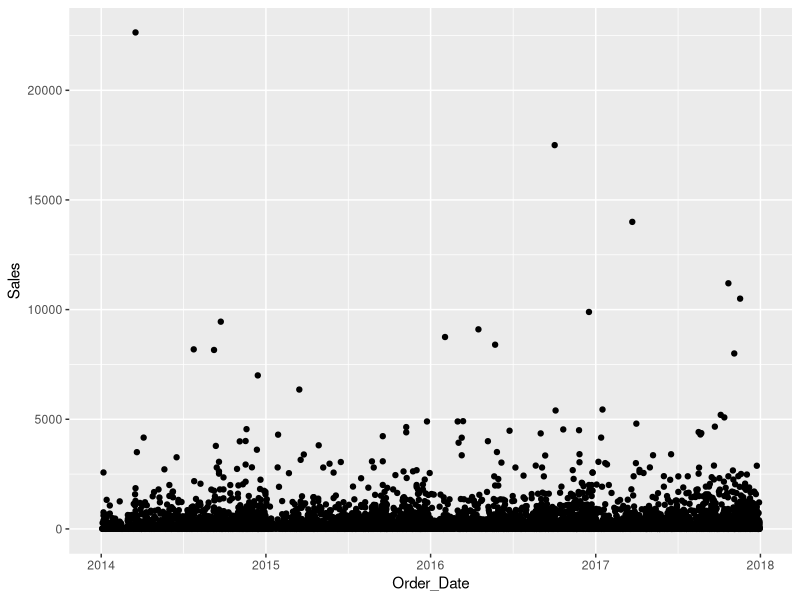
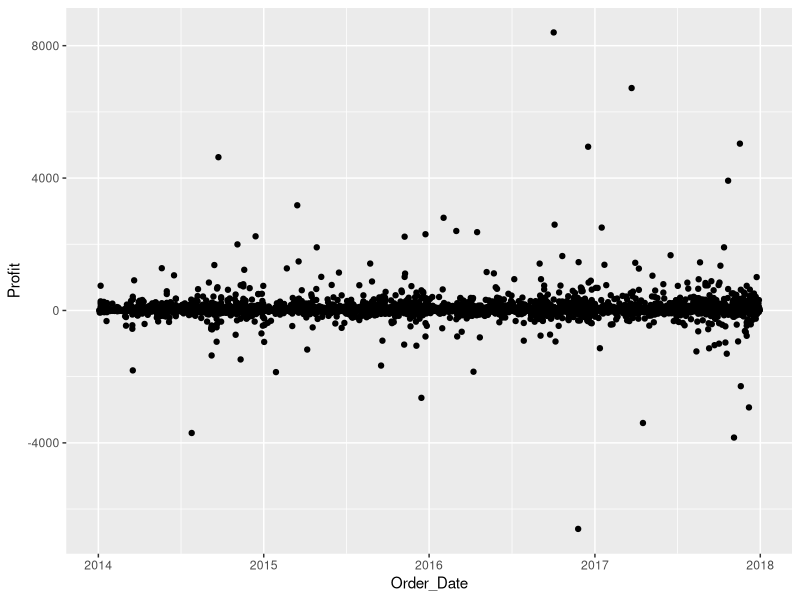
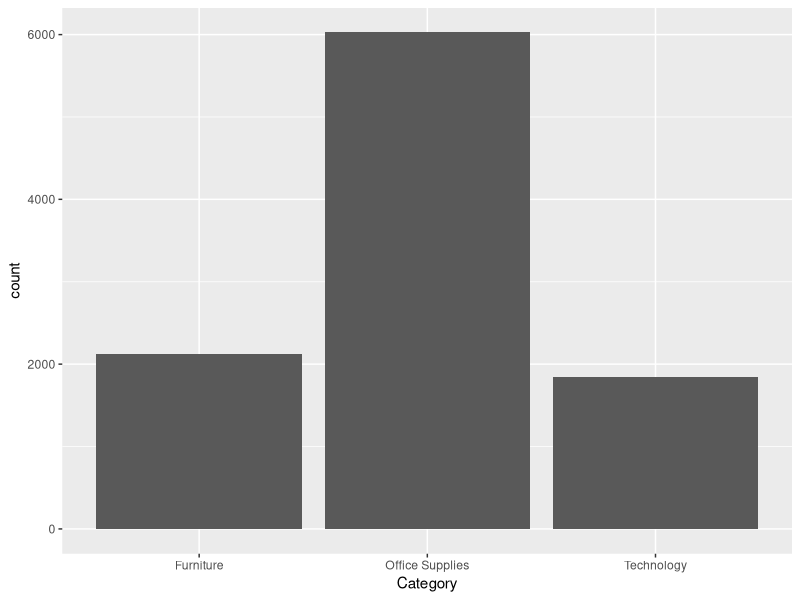
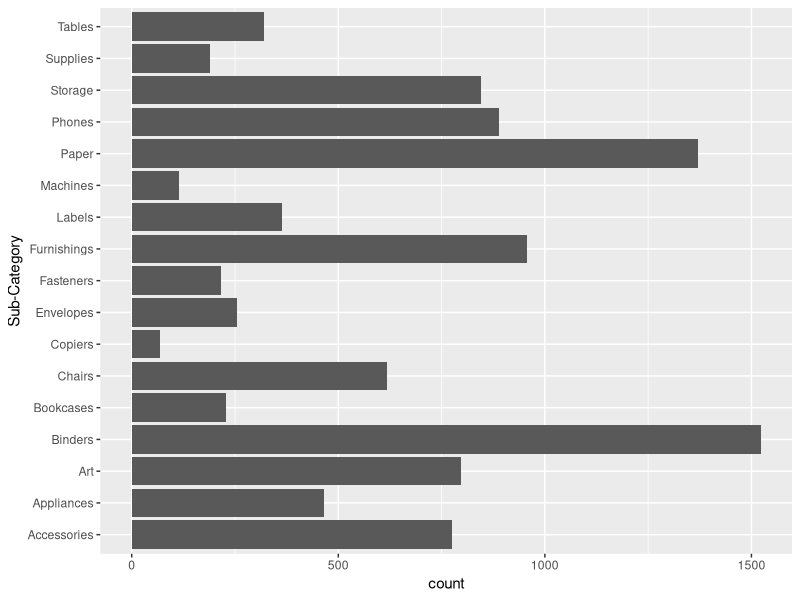
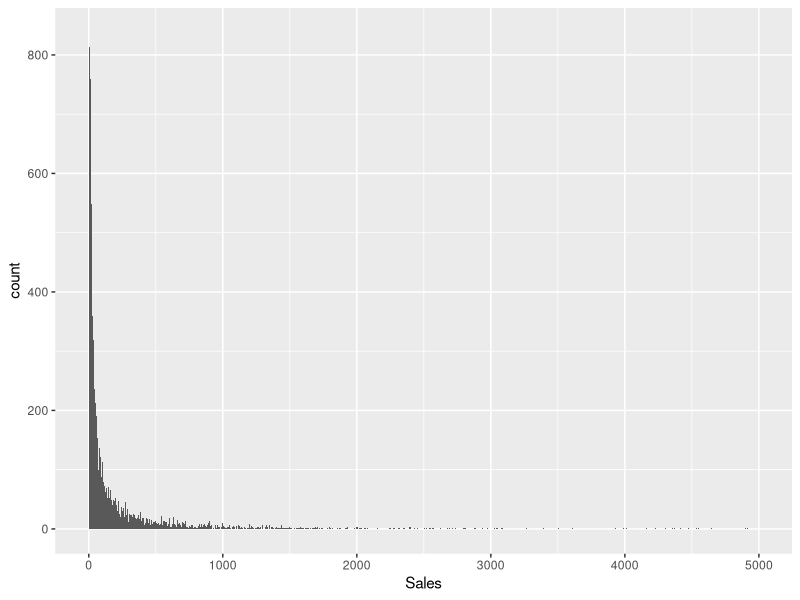
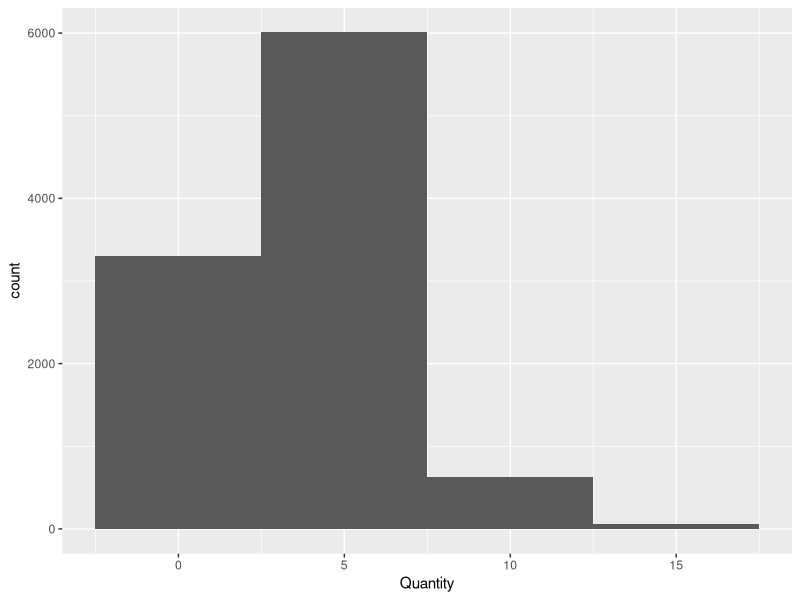
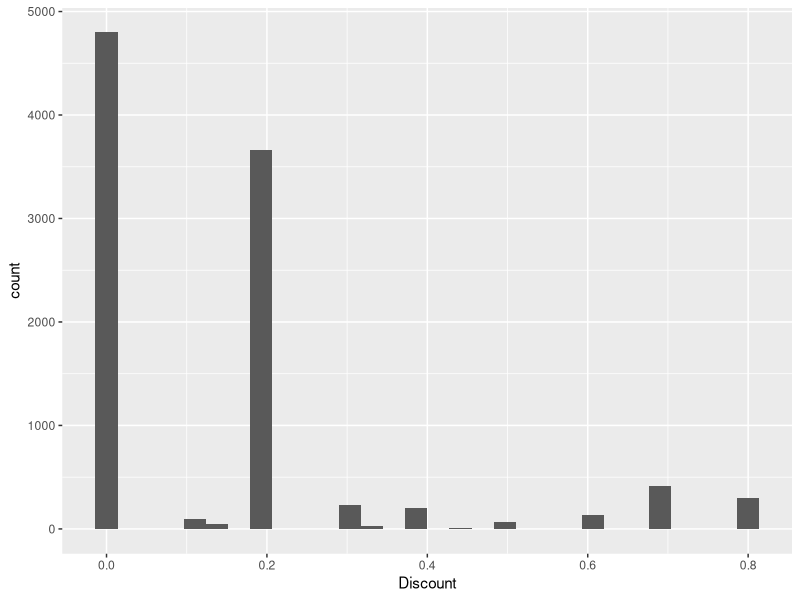
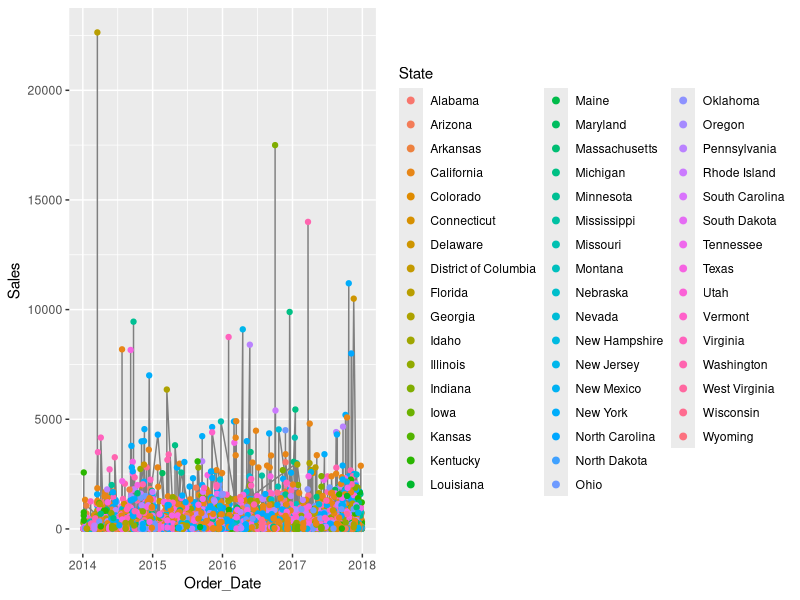

Here is the R script that generated these plots, in order:
## ---- chunk 1
library(tidyverse)
library("readxl")
library("ggplot2")
## ---- chunk 2
#get the names of the columns
nms <- names(read_excel("US_Superstore_data.xls"))

#if the column name has "Date" in it, read the column as date data type, otherwise guess the type
ct <- ifelse(grepl("^Date", nms), "date", "guess")
data <- read_excel("US_Superstore_data.xls", col_types = ct)
## ---- chunk 3
summary(data)
## ---- chunk 4
dim(data)
## ---- chunk 5
data
## ---- chunk 6
str(data)
## ---- chunk 7
glimpse(data)
## ---- chunk 8
data %>% distinct()
## ---- chunk 9
data_unique <- unique(data)
## ---- chunk 10
dim(data_unique)
## ---- chunk 11
##to look for missing values which are coded as NA in each column:
n=c()
for (i in 1:ncol(data)) {
  n[i]=sum(is.na(data[,i]), fixed = TRUE)
}
missing_values=paste0(colnames(data),rep("-",15),n,rep(" missing values",))
#cat("The number of missing values for each variable are:")
missing_values
## ---- chunk 12
#check missing values of each column
m=c()
for (i in 1:ncol(data))  {
  m[i]=sum(grepl("?",data[,i],fixed = TRUE))
}
missval=paste0(colnames(data),rep("-",15),m,rep(" missing values",))
#cat("The number of missing values for each variable are:")
missval
## ---- chunk 13
data[!complete.cases(data),]
## ---- chunk 14
mean(is.na(data))
## ---- chunk 15

names(data) <- gsub(" ", "_", names(data))

#check column names have been changed:
colnames(data)
## ---- chunk 16
data$diff_in_days<- difftime(data$Ship_Date, data$Order_Date, units = c("days"))
## ---- chunk 17
ggplot(data = data) +
  geom_point(mapping = aes(x = Order_Date, y = Sales), xlab="Order Date", ylab="Sales")

## ---- chunk 18
ggplot(data = data) +
  geom_point(mapping = aes(x = Order_Date, y = Profit), xlab="Order Date", ylab="Profit")
## ---- chunk 19
table(data$`Sub-Category`)
## ---- chunk 20
min(data$Order_Date)
#[1] "2014-01-03 UTC"
## ---- chunk 21
max(data$Order_Date)
#[1] "2017-12-30 UTC"
## ---- chunk 22
ggplot(data = data) +
  geom_bar(mapping = aes(x = Category))
## ---- chunk 23
ggplot(data = data) +
  geom_bar(mapping = aes(y = `Sub-Category`))
## ---- chunk 24
ggplot(data = data, mapping = aes(x = Sales)) +
  xlim(0, 5000) +
  geom_histogram(binwidth = 5)
## ---- chunk 25
ggplot(data = data, mapping = aes(x = Quantity)) +
  geom_histogram(binwidth = 5)
## ---- chunk 26
ggplot(data = data) +
  geom_histogram(mapping = aes(x = Discount), xlab="Discount")
## ---- chunk 27
p <- ggplot(data, aes(Order_Date, Sales)) +
      geom_line(aes(group = State), colour = "grey50") +
      geom_point(aes(colour = State))
p <- p + guides(shape = guide_legend(override.aes = list(size = 0.5)),  #this is to make legend smaller
                color = guide_legend(override.aes = list(size = 2)))
p
## ---- chunk 28
 #density plot where the count is standardized,area under each frequency is 1 
ggplot(data = data, mapping = aes(x = Sales, y = ..density..)) +   
  geom_freqpoly(mapping = aes(colour = `Sub-Category`), binwidth = 500)
## ---- chunk 29
ggplot(data = data, mapping = aes(x = Sales, y = `Sub-Category` )) +
  geom_boxplot()
